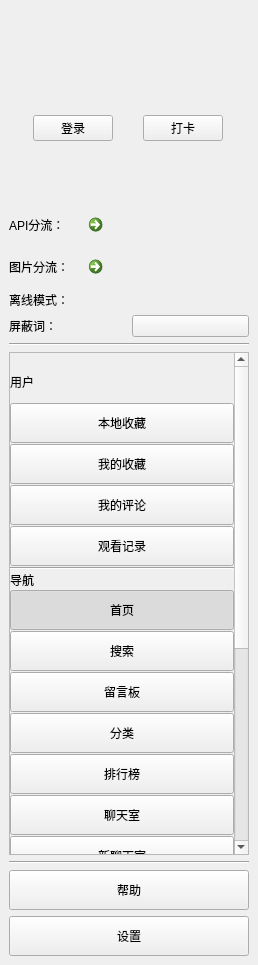
<?xml version="1.0" encoding="UTF-8"?>
<ui version="4.0">
 <class>Navigation</class>
 <widget class="QWidget" name="Navigation">
  <property name="geometry">
   <rect>
    <x>0</x>
    <y>0</y>
    <width>258</width>
    <height>965</height>
   </rect>
  </property>
  <property name="windowTitle">
   <string>导航</string>
  </property>
  <property name="styleSheet">
   <string notr="true"/>
  </property>
  <layout class="QVBoxLayout" name="verticalLayout_2">
   <property name="spacing">
    <number>6</number>
   </property>
   <property name="leftMargin">
    <number>0</number>
   </property>
   <property name="topMargin">
    <number>0</number>
   </property>
   <property name="rightMargin">
    <number>0</number>
   </property>
   <property name="bottomMargin">
    <number>0</number>
   </property>
   <item>
    <widget class="QWidget" name="widget" native="true">
     <layout class="QVBoxLayout" name="verticalLayout">
      <item alignment="Qt::AlignmentFlag::AlignHCenter">
       <widget class="HeadLabel" name="picLabel">
        <property name="minimumSize">
         <size>
          <width>100</width>
          <height>100</height>
         </size>
        </property>
        <property name="maximumSize">
         <size>
          <width>100</width>
          <height>100</height>
         </size>
        </property>
        <property name="text">
         <string/>
        </property>
        <property name="pixmap">
         <pixmap resource="../../res/images.qrc">:/png/icon/placeholder_avatar.png</pixmap>
        </property>
        <property name="scaledContents">
         <bool>true</bool>
        </property>
       </widget>
      </item>
      <item>
       <layout class="QHBoxLayout" name="horizontalLayout_2">
        <item>
         <widget class="QPushButton" name="loginButton">
          <property name="sizePolicy">
           <sizepolicy hsizetype="Maximum" vsizetype="Fixed">
            <horstretch>0</horstretch>
            <verstretch>0</verstretch>
           </sizepolicy>
          </property>
          <property name="focusPolicy">
           <enum>Qt::FocusPolicy::NoFocus</enum>
          </property>
          <property name="text">
           <string>登录</string>
          </property>
         </widget>
        </item>
        <item>
         <widget class="QPushButton" name="signButton">
          <property name="sizePolicy">
           <sizepolicy hsizetype="Maximum" vsizetype="Fixed">
            <horstretch>0</horstretch>
            <verstretch>0</verstretch>
           </sizepolicy>
          </property>
          <property name="text">
           <string>打卡</string>
          </property>
         </widget>
        </item>
       </layout>
      </item>
      <item>
       <widget class="QLabel" name="nameLabel">
        <property name="text">
         <string/>
        </property>
       </widget>
      </item>
      <item>
       <widget class="QLabel" name="titleLabel">
        <property name="minimumSize">
         <size>
          <width>150</width>
          <height>0</height>
         </size>
        </property>
        <property name="text">
         <string/>
        </property>
       </widget>
      </item>
      <item>
       <layout class="QHBoxLayout" name="horizontalLayout">
        <item>
         <widget class="QLabel" name="expLabel">
          <property name="text">
           <string/>
          </property>
         </widget>
        </item>
        <item>
         <widget class="QLabel" name="levelLabel">
          <property name="text">
           <string/>
          </property>
         </widget>
        </item>
       </layout>
      </item>
      <item>
       <layout class="QHBoxLayout" name="horizontalLayout_3">
        <item>
         <widget class="QLabel" name="label_4">
          <property name="text">
           <string>API分流：</string>
          </property>
         </widget>
        </item>
        <item>
         <widget class="QCommandLinkButton" name="proxyName">
          <property name="text">
           <string/>
          </property>
         </widget>
        </item>
       </layout>
      </item>
      <item>
       <layout class="QHBoxLayout" name="horizontalLayout_5">
        <item>
         <widget class="QLabel" name="label_6">
          <property name="text">
           <string>图片分流：</string>
          </property>
         </widget>
        </item>
        <item>
         <widget class="QCommandLinkButton" name="proxyImgName">
          <property name="text">
           <string/>
          </property>
         </widget>
        </item>
       </layout>
      </item>
      <item>
       <layout class="QHBoxLayout" name="horizontalLayout_4">
        <item>
         <widget class="QLabel" name="label_5">
          <property name="text">
           <string>离线模式：</string>
          </property>
         </widget>
        </item>
        <item>
         <widget class="SwitchButton" name="offlineButton" native="true"/>
        </item>
       </layout>
      </item>
      <item>
       <layout class="QHBoxLayout" name="horizontalLayout_6">
        <item>
         <widget class="QLabel" name="label_7">
          <property name="text">
           <string>屏蔽词：</string>
          </property>
         </widget>
        </item>
        <item>
         <widget class="QPushButton" name="hideButton">
          <property name="text">
           <string/>
          </property>
         </widget>
        </item>
       </layout>
      </item>
      <item>
       <widget class="Line" name="line_4">
        <property name="orientation">
         <enum>Qt::Orientation::Horizontal</enum>
        </property>
       </widget>
      </item>
      <item>
       <widget class="SmoothScrollArea" name="scrollArea">
        <property name="verticalScrollBarPolicy">
         <enum>Qt::ScrollBarPolicy::ScrollBarAlwaysOn</enum>
        </property>
        <property name="horizontalScrollBarPolicy">
         <enum>Qt::ScrollBarPolicy::ScrollBarAlwaysOff</enum>
        </property>
        <property name="widgetResizable">
         <bool>true</bool>
        </property>
        <widget class="QWidget" name="scrollAreaWidgetContents">
         <property name="geometry">
          <rect>
           <x>0</x>
           <y>-358</y>
           <width>226</width>
           <height>838</height>
          </rect>
         </property>
         <property name="sizePolicy">
          <sizepolicy hsizetype="Expanding" vsizetype="Preferred">
           <horstretch>0</horstretch>
           <verstretch>0</verstretch>
          </sizepolicy>
         </property>
         <layout class="QVBoxLayout" name="verticalLayout_3">
          <property name="spacing">
           <number>1</number>
          </property>
          <property name="leftMargin">
           <number>0</number>
          </property>
          <property name="topMargin">
           <number>9</number>
          </property>
          <property name="rightMargin">
           <number>0</number>
          </property>
          <property name="bottomMargin">
           <number>9</number>
          </property>
          <item>
           <widget class="QLabel" name="label">
            <property name="minimumSize">
             <size>
              <width>0</width>
              <height>40</height>
             </size>
            </property>
            <property name="text">
             <string>用户</string>
            </property>
           </widget>
          </item>
          <item>
           <widget class="QToolButton" name="localFavoriteButton">
            <property name="sizePolicy">
             <sizepolicy hsizetype="Expanding" vsizetype="Fixed">
              <horstretch>0</horstretch>
              <verstretch>0</verstretch>
             </sizepolicy>
            </property>
            <property name="minimumSize">
             <size>
              <width>0</width>
              <height>40</height>
             </size>
            </property>
            <property name="focusPolicy">
             <enum>Qt::FocusPolicy::NoFocus</enum>
            </property>
            <property name="text">
             <string>本地收藏</string>
            </property>
            <property name="icon">
             <iconset>
              <normaloff>:/images/menu/Contact.png</normaloff>:/images/menu/Contact.png</iconset>
            </property>
            <property name="iconSize">
             <size>
              <width>32</width>
              <height>32</height>
             </size>
            </property>
            <property name="checkable">
             <bool>true</bool>
            </property>
            <property name="toolButtonStyle">
             <enum>Qt::ToolButtonStyle::ToolButtonTextBesideIcon</enum>
            </property>
            <attribute name="buttonGroup">
             <string notr="true">buttonGroup</string>
            </attribute>
           </widget>
          </item>
          <item>
           <widget class="QToolButton" name="collectButton">
            <property name="sizePolicy">
             <sizepolicy hsizetype="Expanding" vsizetype="Fixed">
              <horstretch>0</horstretch>
              <verstretch>0</verstretch>
             </sizepolicy>
            </property>
            <property name="minimumSize">
             <size>
              <width>0</width>
              <height>40</height>
             </size>
            </property>
            <property name="focusPolicy">
             <enum>Qt::FocusPolicy::NoFocus</enum>
            </property>
            <property name="text">
             <string>我的收藏</string>
            </property>
            <property name="icon">
             <iconset>
              <normaloff>:/images/menu/Contact.png</normaloff>:/images/menu/Contact.png</iconset>
            </property>
            <property name="iconSize">
             <size>
              <width>32</width>
              <height>32</height>
             </size>
            </property>
            <property name="checkable">
             <bool>true</bool>
            </property>
            <property name="toolButtonStyle">
             <enum>Qt::ToolButtonStyle::ToolButtonTextBesideIcon</enum>
            </property>
            <attribute name="buttonGroup">
             <string notr="true">buttonGroup</string>
            </attribute>
           </widget>
          </item>
          <item>
           <widget class="QToolButton" name="myCommentButton">
            <property name="sizePolicy">
             <sizepolicy hsizetype="Expanding" vsizetype="Fixed">
              <horstretch>0</horstretch>
              <verstretch>0</verstretch>
             </sizepolicy>
            </property>
            <property name="minimumSize">
             <size>
              <width>0</width>
              <height>40</height>
             </size>
            </property>
            <property name="focusPolicy">
             <enum>Qt::FocusPolicy::NoFocus</enum>
            </property>
            <property name="styleSheet">
             <string notr="true"/>
            </property>
            <property name="text">
             <string>我的评论</string>
            </property>
            <property name="icon">
             <iconset>
              <normaloff>:/icon/theme/svg/user_comment.png</normaloff>:/icon/theme/svg/user_comment.png</iconset>
            </property>
            <property name="iconSize">
             <size>
              <width>32</width>
              <height>32</height>
             </size>
            </property>
            <property name="checkable">
             <bool>true</bool>
            </property>
            <property name="toolButtonStyle">
             <enum>Qt::ToolButtonStyle::ToolButtonTextBesideIcon</enum>
            </property>
            <attribute name="buttonGroup">
             <string notr="true">buttonGroup</string>
            </attribute>
           </widget>
          </item>
          <item>
           <widget class="QToolButton" name="lookButton">
            <property name="sizePolicy">
             <sizepolicy hsizetype="Expanding" vsizetype="Fixed">
              <horstretch>0</horstretch>
              <verstretch>0</verstretch>
             </sizepolicy>
            </property>
            <property name="minimumSize">
             <size>
              <width>0</width>
              <height>40</height>
             </size>
            </property>
            <property name="focusPolicy">
             <enum>Qt::FocusPolicy::NoFocus</enum>
            </property>
            <property name="text">
             <string>观看记录</string>
            </property>
            <property name="icon">
             <iconset>
              <normaloff>:/images/menu/Contact.png</normaloff>:/images/menu/Contact.png</iconset>
            </property>
            <property name="iconSize">
             <size>
              <width>32</width>
              <height>32</height>
             </size>
            </property>
            <property name="checkable">
             <bool>true</bool>
            </property>
            <property name="toolButtonStyle">
             <enum>Qt::ToolButtonStyle::ToolButtonTextBesideIcon</enum>
            </property>
            <attribute name="buttonGroup">
             <string notr="true">buttonGroup</string>
            </attribute>
           </widget>
          </item>
          <item>
           <widget class="Line" name="line">
            <property name="orientation">
             <enum>Qt::Orientation::Horizontal</enum>
            </property>
           </widget>
          </item>
          <item>
           <widget class="QLabel" name="label_2">
            <property name="text">
             <string>导航</string>
            </property>
           </widget>
          </item>
          <item>
           <widget class="QToolButton" name="indexButton">
            <property name="sizePolicy">
             <sizepolicy hsizetype="Expanding" vsizetype="Fixed">
              <horstretch>0</horstretch>
              <verstretch>0</verstretch>
             </sizepolicy>
            </property>
            <property name="minimumSize">
             <size>
              <width>0</width>
              <height>40</height>
             </size>
            </property>
            <property name="focusPolicy">
             <enum>Qt::FocusPolicy::NoFocus</enum>
            </property>
            <property name="text">
             <string>首页</string>
            </property>
            <property name="icon">
             <iconset>
              <normaloff>:/images/menu/Contact.png</normaloff>:/images/menu/Contact.png</iconset>
            </property>
            <property name="iconSize">
             <size>
              <width>32</width>
              <height>32</height>
             </size>
            </property>
            <property name="checkable">
             <bool>true</bool>
            </property>
            <property name="checked">
             <bool>true</bool>
            </property>
            <property name="popupMode">
             <enum>QToolButton::ToolButtonPopupMode::DelayedPopup</enum>
            </property>
            <property name="toolButtonStyle">
             <enum>Qt::ToolButtonStyle::ToolButtonTextBesideIcon</enum>
            </property>
            <property name="arrowType">
             <enum>Qt::ArrowType::NoArrow</enum>
            </property>
            <attribute name="buttonGroup">
             <string notr="true">buttonGroup</string>
            </attribute>
           </widget>
          </item>
          <item>
           <widget class="QToolButton" name="searchButton">
            <property name="sizePolicy">
             <sizepolicy hsizetype="Expanding" vsizetype="Fixed">
              <horstretch>0</horstretch>
              <verstretch>0</verstretch>
             </sizepolicy>
            </property>
            <property name="minimumSize">
             <size>
              <width>0</width>
              <height>40</height>
             </size>
            </property>
            <property name="focusPolicy">
             <enum>Qt::FocusPolicy::NoFocus</enum>
            </property>
            <property name="text">
             <string>搜索</string>
            </property>
            <property name="icon">
             <iconset>
              <normaloff>:/images/menu/Contact.png</normaloff>:/images/menu/Contact.png</iconset>
            </property>
            <property name="iconSize">
             <size>
              <width>32</width>
              <height>32</height>
             </size>
            </property>
            <property name="checkable">
             <bool>true</bool>
            </property>
            <property name="popupMode">
             <enum>QToolButton::ToolButtonPopupMode::DelayedPopup</enum>
            </property>
            <property name="toolButtonStyle">
             <enum>Qt::ToolButtonStyle::ToolButtonTextBesideIcon</enum>
            </property>
            <property name="arrowType">
             <enum>Qt::ArrowType::NoArrow</enum>
            </property>
            <attribute name="buttonGroup">
             <string notr="true">buttonGroup</string>
            </attribute>
           </widget>
          </item>
          <item>
           <widget class="QToolButton" name="msgButton">
            <property name="sizePolicy">
             <sizepolicy hsizetype="Expanding" vsizetype="Fixed">
              <horstretch>0</horstretch>
              <verstretch>0</verstretch>
             </sizepolicy>
            </property>
            <property name="minimumSize">
             <size>
              <width>0</width>
              <height>40</height>
             </size>
            </property>
            <property name="focusPolicy">
             <enum>Qt::FocusPolicy::NoFocus</enum>
            </property>
            <property name="text">
             <string>留言板</string>
            </property>
            <property name="icon">
             <iconset>
              <normaloff>:/images/menu/Contact.png</normaloff>:/images/menu/Contact.png</iconset>
            </property>
            <property name="iconSize">
             <size>
              <width>32</width>
              <height>32</height>
             </size>
            </property>
            <property name="checkable">
             <bool>true</bool>
            </property>
            <property name="popupMode">
             <enum>QToolButton::ToolButtonPopupMode::DelayedPopup</enum>
            </property>
            <property name="toolButtonStyle">
             <enum>Qt::ToolButtonStyle::ToolButtonTextBesideIcon</enum>
            </property>
            <property name="arrowType">
             <enum>Qt::ArrowType::NoArrow</enum>
            </property>
            <attribute name="buttonGroup">
             <string notr="true">buttonGroup</string>
            </attribute>
           </widget>
          </item>
          <item>
           <widget class="QToolButton" name="categoryButton">
            <property name="sizePolicy">
             <sizepolicy hsizetype="Expanding" vsizetype="Fixed">
              <horstretch>0</horstretch>
              <verstretch>0</verstretch>
             </sizepolicy>
            </property>
            <property name="minimumSize">
             <size>
              <width>0</width>
              <height>40</height>
             </size>
            </property>
            <property name="focusPolicy">
             <enum>Qt::FocusPolicy::NoFocus</enum>
            </property>
            <property name="text">
             <string>分类</string>
            </property>
            <property name="icon">
             <iconset>
              <normaloff>:/images/menu/Contact.png</normaloff>:/images/menu/Contact.png</iconset>
            </property>
            <property name="iconSize">
             <size>
              <width>32</width>
              <height>32</height>
             </size>
            </property>
            <property name="checkable">
             <bool>true</bool>
            </property>
            <property name="toolButtonStyle">
             <enum>Qt::ToolButtonStyle::ToolButtonTextBesideIcon</enum>
            </property>
            <attribute name="buttonGroup">
             <string notr="true">buttonGroup</string>
            </attribute>
           </widget>
          </item>
          <item>
           <widget class="QToolButton" name="rankButton">
            <property name="sizePolicy">
             <sizepolicy hsizetype="Expanding" vsizetype="Fixed">
              <horstretch>0</horstretch>
              <verstretch>0</verstretch>
             </sizepolicy>
            </property>
            <property name="minimumSize">
             <size>
              <width>0</width>
              <height>40</height>
             </size>
            </property>
            <property name="focusPolicy">
             <enum>Qt::FocusPolicy::NoFocus</enum>
            </property>
            <property name="text">
             <string>排行榜</string>
            </property>
            <property name="icon">
             <iconset>
              <normaloff>:/images/menu/Contact.png</normaloff>:/images/menu/Contact.png</iconset>
            </property>
            <property name="iconSize">
             <size>
              <width>32</width>
              <height>32</height>
             </size>
            </property>
            <property name="checkable">
             <bool>true</bool>
            </property>
            <property name="toolButtonStyle">
             <enum>Qt::ToolButtonStyle::ToolButtonTextBesideIcon</enum>
            </property>
            <attribute name="buttonGroup">
             <string notr="true">buttonGroup</string>
            </attribute>
           </widget>
          </item>
          <item>
           <widget class="QToolButton" name="chatButton">
            <property name="sizePolicy">
             <sizepolicy hsizetype="Expanding" vsizetype="Fixed">
              <horstretch>0</horstretch>
              <verstretch>0</verstretch>
             </sizepolicy>
            </property>
            <property name="minimumSize">
             <size>
              <width>0</width>
              <height>40</height>
             </size>
            </property>
            <property name="focusPolicy">
             <enum>Qt::FocusPolicy::NoFocus</enum>
            </property>
            <property name="text">
             <string>聊天室</string>
            </property>
            <property name="icon">
             <iconset>
              <normaloff>:/images/menu/Contact.png</normaloff>:/images/menu/Contact.png</iconset>
            </property>
            <property name="iconSize">
             <size>
              <width>32</width>
              <height>32</height>
             </size>
            </property>
            <property name="checkable">
             <bool>true</bool>
            </property>
            <property name="toolButtonStyle">
             <enum>Qt::ToolButtonStyle::ToolButtonTextBesideIcon</enum>
            </property>
            <attribute name="buttonGroup">
             <string notr="true">buttonGroup</string>
            </attribute>
           </widget>
          </item>
          <item>
           <widget class="QToolButton" name="chatNewButton">
            <property name="sizePolicy">
             <sizepolicy hsizetype="Expanding" vsizetype="Fixed">
              <horstretch>0</horstretch>
              <verstretch>0</verstretch>
             </sizepolicy>
            </property>
            <property name="minimumSize">
             <size>
              <width>0</width>
              <height>40</height>
             </size>
            </property>
            <property name="focusPolicy">
             <enum>Qt::FocusPolicy::NoFocus</enum>
            </property>
            <property name="text">
             <string>新聊天室</string>
            </property>
            <property name="icon">
             <iconset>
              <normaloff>:/images/menu/Contact.png</normaloff>:/images/menu/Contact.png</iconset>
            </property>
            <property name="iconSize">
             <size>
              <width>32</width>
              <height>32</height>
             </size>
            </property>
            <property name="checkable">
             <bool>true</bool>
            </property>
            <property name="toolButtonStyle">
             <enum>Qt::ToolButtonStyle::ToolButtonTextBesideIcon</enum>
            </property>
            <attribute name="buttonGroup">
             <string notr="true">buttonGroup</string>
            </attribute>
           </widget>
          </item>
          <item>
           <widget class="QToolButton" name="gameButton">
            <property name="sizePolicy">
             <sizepolicy hsizetype="Expanding" vsizetype="Fixed">
              <horstretch>0</horstretch>
              <verstretch>0</verstretch>
             </sizepolicy>
            </property>
            <property name="minimumSize">
             <size>
              <width>0</width>
              <height>40</height>
             </size>
            </property>
            <property name="focusPolicy">
             <enum>Qt::FocusPolicy::NoFocus</enum>
            </property>
            <property name="text">
             <string>游戏区</string>
            </property>
            <property name="icon">
             <iconset>
              <normaloff>:/images/menu/Contact.png</normaloff>:/images/menu/Contact.png</iconset>
            </property>
            <property name="iconSize">
             <size>
              <width>32</width>
              <height>32</height>
             </size>
            </property>
            <property name="checkable">
             <bool>true</bool>
            </property>
            <property name="toolButtonStyle">
             <enum>Qt::ToolButtonStyle::ToolButtonTextBesideIcon</enum>
            </property>
            <attribute name="buttonGroup">
             <string notr="true">buttonGroup</string>
            </attribute>
           </widget>
          </item>
          <item>
           <widget class="QToolButton" name="friedButton">
            <property name="sizePolicy">
             <sizepolicy hsizetype="Expanding" vsizetype="Fixed">
              <horstretch>0</horstretch>
              <verstretch>0</verstretch>
             </sizepolicy>
            </property>
            <property name="minimumSize">
             <size>
              <width>0</width>
              <height>40</height>
             </size>
            </property>
            <property name="focusPolicy">
             <enum>Qt::FocusPolicy::NoFocus</enum>
            </property>
            <property name="text">
             <string>锅贴</string>
            </property>
            <property name="icon">
             <iconset>
              <normaloff>:/images/menu/Contact.png</normaloff>:/images/menu/Contact.png</iconset>
            </property>
            <property name="iconSize">
             <size>
              <width>32</width>
              <height>32</height>
             </size>
            </property>
            <property name="checkable">
             <bool>true</bool>
            </property>
            <property name="toolButtonStyle">
             <enum>Qt::ToolButtonStyle::ToolButtonTextBesideIcon</enum>
            </property>
            <attribute name="buttonGroup">
             <string notr="true">buttonGroup</string>
            </attribute>
           </widget>
          </item>
          <item>
           <widget class="Line" name="line_2">
            <property name="orientation">
             <enum>Qt::Orientation::Horizontal</enum>
            </property>
           </widget>
          </item>
          <item>
           <widget class="QLabel" name="label_3">
            <property name="text">
             <string>其他</string>
            </property>
           </widget>
          </item>
          <item>
           <widget class="QToolButton" name="downloadButton">
            <property name="sizePolicy">
             <sizepolicy hsizetype="Expanding" vsizetype="Fixed">
              <horstretch>0</horstretch>
              <verstretch>0</verstretch>
             </sizepolicy>
            </property>
            <property name="minimumSize">
             <size>
              <width>0</width>
              <height>40</height>
             </size>
            </property>
            <property name="focusPolicy">
             <enum>Qt::FocusPolicy::NoFocus</enum>
            </property>
            <property name="text">
             <string>下载</string>
            </property>
            <property name="icon">
             <iconset>
              <normaloff>:/images/menu/Contact.png</normaloff>:/images/menu/Contact.png</iconset>
            </property>
            <property name="iconSize">
             <size>
              <width>32</width>
              <height>32</height>
             </size>
            </property>
            <property name="checkable">
             <bool>true</bool>
            </property>
            <property name="toolButtonStyle">
             <enum>Qt::ToolButtonStyle::ToolButtonTextBesideIcon</enum>
            </property>
            <attribute name="buttonGroup">
             <string notr="true">buttonGroup</string>
            </attribute>
           </widget>
          </item>
          <item>
           <widget class="QToolButton" name="nasButton">
            <property name="sizePolicy">
             <sizepolicy hsizetype="Expanding" vsizetype="Fixed">
              <horstretch>0</horstretch>
              <verstretch>0</verstretch>
             </sizepolicy>
            </property>
            <property name="minimumSize">
             <size>
              <width>0</width>
              <height>40</height>
             </size>
            </property>
            <property name="focusPolicy">
             <enum>Qt::FocusPolicy::NoFocus</enum>
            </property>
            <property name="text">
             <string>网络存储</string>
            </property>
            <property name="icon">
             <iconset>
              <normaloff>:/images/menu/Contact.png</normaloff>:/images/menu/Contact.png</iconset>
            </property>
            <property name="iconSize">
             <size>
              <width>32</width>
              <height>32</height>
             </size>
            </property>
            <property name="checkable">
             <bool>true</bool>
            </property>
            <property name="toolButtonStyle">
             <enum>Qt::ToolButtonStyle::ToolButtonTextBesideIcon</enum>
            </property>
            <attribute name="buttonGroup">
             <string notr="true">buttonGroup</string>
            </attribute>
           </widget>
          </item>
          <item>
           <widget class="QToolButton" name="localReadButton">
            <property name="sizePolicy">
             <sizepolicy hsizetype="Expanding" vsizetype="Fixed">
              <horstretch>0</horstretch>
              <verstretch>0</verstretch>
             </sizepolicy>
            </property>
            <property name="minimumSize">
             <size>
              <width>0</width>
              <height>40</height>
             </size>
            </property>
            <property name="focusPolicy">
             <enum>Qt::FocusPolicy::NoFocus</enum>
            </property>
            <property name="text">
             <string>本地漫画</string>
            </property>
            <property name="icon">
             <iconset>
              <normaloff>:/images/menu/Contact.png</normaloff>:/images/menu/Contact.png</iconset>
            </property>
            <property name="iconSize">
             <size>
              <width>32</width>
              <height>32</height>
             </size>
            </property>
            <property name="checkable">
             <bool>true</bool>
            </property>
            <property name="toolButtonStyle">
             <enum>Qt::ToolButtonStyle::ToolButtonTextBesideIcon</enum>
            </property>
            <attribute name="buttonGroup">
             <string notr="true">buttonGroup</string>
            </attribute>
           </widget>
          </item>
          <item>
           <widget class="QToolButton" name="waifu2xButton">
            <property name="sizePolicy">
             <sizepolicy hsizetype="Expanding" vsizetype="Fixed">
              <horstretch>0</horstretch>
              <verstretch>0</verstretch>
             </sizepolicy>
            </property>
            <property name="minimumSize">
             <size>
              <width>0</width>
              <height>40</height>
             </size>
            </property>
            <property name="focusPolicy">
             <enum>Qt::FocusPolicy::NoFocus</enum>
            </property>
            <property name="text">
             <string>图片超分</string>
            </property>
            <property name="icon">
             <iconset>
              <normaloff>:/images/menu/Contact.png</normaloff>:/images/menu/Contact.png</iconset>
            </property>
            <property name="iconSize">
             <size>
              <width>32</width>
              <height>32</height>
             </size>
            </property>
            <property name="checkable">
             <bool>true</bool>
            </property>
            <property name="toolButtonStyle">
             <enum>Qt::ToolButtonStyle::ToolButtonTextBesideIcon</enum>
            </property>
            <attribute name="buttonGroup">
             <string notr="true">buttonGroup</string>
            </attribute>
           </widget>
          </item>
          <item>
           <widget class="QToolButton" name="batchSrButton">
            <property name="sizePolicy">
             <sizepolicy hsizetype="Expanding" vsizetype="Fixed">
              <horstretch>0</horstretch>
              <verstretch>0</verstretch>
             </sizepolicy>
            </property>
            <property name="minimumSize">
             <size>
              <width>0</width>
              <height>40</height>
             </size>
            </property>
            <property name="focusPolicy">
             <enum>Qt::FocusPolicy::NoFocus</enum>
            </property>
            <property name="text">
             <string>批量超分</string>
            </property>
            <property name="icon">
             <iconset>
              <normaloff>:/images/menu/Contact.png</normaloff>:/images/menu/Contact.png</iconset>
            </property>
            <property name="iconSize">
             <size>
              <width>32</width>
              <height>32</height>
             </size>
            </property>
            <property name="checkable">
             <bool>true</bool>
            </property>
            <property name="toolButtonStyle">
             <enum>Qt::ToolButtonStyle::ToolButtonTextBesideIcon</enum>
            </property>
            <attribute name="buttonGroup">
             <string notr="true">buttonGroup</string>
            </attribute>
           </widget>
          </item>
         </layout>
        </widget>
       </widget>
      </item>
      <item>
       <widget class="Line" name="line_3">
        <property name="orientation">
         <enum>Qt::Orientation::Horizontal</enum>
        </property>
       </widget>
      </item>
      <item>
       <widget class="QToolButton" name="helpButton">
        <property name="sizePolicy">
         <sizepolicy hsizetype="Expanding" vsizetype="Fixed">
          <horstretch>0</horstretch>
          <verstretch>0</verstretch>
         </sizepolicy>
        </property>
        <property name="minimumSize">
         <size>
          <width>0</width>
          <height>40</height>
         </size>
        </property>
        <property name="focusPolicy">
         <enum>Qt::FocusPolicy::NoFocus</enum>
        </property>
        <property name="text">
         <string>帮助</string>
        </property>
        <property name="icon">
         <iconset>
          <normaloff>:/images/menu/Contact.png</normaloff>:/images/menu/Contact.png</iconset>
        </property>
        <property name="iconSize">
         <size>
          <width>32</width>
          <height>32</height>
         </size>
        </property>
        <property name="checkable">
         <bool>true</bool>
        </property>
        <property name="toolButtonStyle">
         <enum>Qt::ToolButtonStyle::ToolButtonTextBesideIcon</enum>
        </property>
        <attribute name="buttonGroup">
         <string notr="true">buttonGroup</string>
        </attribute>
       </widget>
      </item>
      <item>
       <widget class="QToolButton" name="settingButton">
        <property name="sizePolicy">
         <sizepolicy hsizetype="Expanding" vsizetype="Fixed">
          <horstretch>0</horstretch>
          <verstretch>0</verstretch>
         </sizepolicy>
        </property>
        <property name="minimumSize">
         <size>
          <width>150</width>
          <height>40</height>
         </size>
        </property>
        <property name="focusPolicy">
         <enum>Qt::FocusPolicy::NoFocus</enum>
        </property>
        <property name="styleSheet">
         <string notr="true"/>
        </property>
        <property name="text">
         <string>设置</string>
        </property>
        <property name="icon">
         <iconset>
          <normaloff>:/images/menu/Contact.png</normaloff>:/images/menu/Contact.png</iconset>
        </property>
        <property name="iconSize">
         <size>
          <width>32</width>
          <height>32</height>
         </size>
        </property>
        <property name="checkable">
         <bool>true</bool>
        </property>
        <property name="toolButtonStyle">
         <enum>Qt::ToolButtonStyle::ToolButtonTextBesideIcon</enum>
        </property>
        <property name="autoRaise">
         <bool>false</bool>
        </property>
        <attribute name="buttonGroup">
         <string notr="true">buttonGroup</string>
        </attribute>
       </widget>
      </item>
     </layout>
    </widget>
   </item>
  </layout>
 </widget>
 <customwidgets>
  <customwidget>
   <class>SmoothScrollArea</class>
   <extends>QScrollArea</extends>
   <header location="global">component.scroll_area.smooth_scroll_area.h</header>
   <container>1</container>
  </customwidget>
  <customwidget>
   <class>HeadLabel</class>
   <extends>QLabel</extends>
   <header location="global">component.label.head_label.h</header>
  </customwidget>
  <customwidget>
   <class>SwitchButton</class>
   <extends>QWidget</extends>
   <header>component.button.switch_button.h</header>
   <container>1</container>
  </customwidget>
 </customwidgets>
 <resources>
  <include location="../../res/images.qrc"/>
 </resources>
 <connections/>
 <buttongroups>
  <buttongroup name="buttonGroup"/>
 </buttongroups>
</ui>
